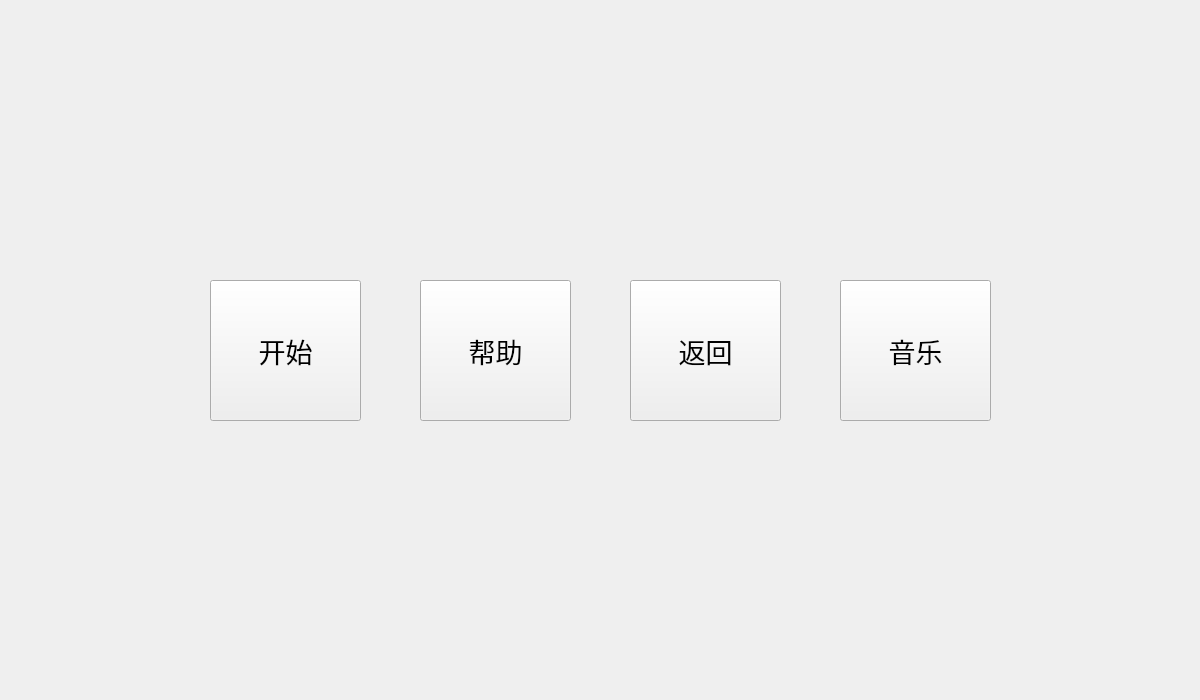
<?xml version="1.0" encoding="UTF-8"?>
<ui version="4.0">
 <class>subwidget</class>
 <widget class="QWidget" name="subwidget">
  <property name="geometry">
   <rect>
    <x>0</x>
    <y>0</y>
    <width>1200</width>
    <height>700</height>
   </rect>
  </property>
  <property name="windowTitle">
   <string>流浪地球</string>
  </property>
  <property name="styleSheet">
   <string notr="true"/>
  </property>
  <widget class="QPushButton" name="p4">
   <property name="geometry">
    <rect>
     <x>630</x>
     <y>280</y>
     <width>151</width>
     <height>141</height>
    </rect>
   </property>
   <property name="font">
    <font>
     <family>微软雅黑</family>
     <pointsize>20</pointsize>
    </font>
   </property>
   <property name="focusPolicy">
    <enum>Qt::NoFocus</enum>
   </property>
   <property name="styleSheet">
    <string notr="true"/>
   </property>
   <property name="text">
    <string>返回</string>
   </property>
  </widget>
  <widget class="QPushButton" name="p3">
   <property name="geometry">
    <rect>
     <x>840</x>
     <y>280</y>
     <width>151</width>
     <height>141</height>
    </rect>
   </property>
   <property name="font">
    <font>
     <family>微软雅黑</family>
     <pointsize>20</pointsize>
    </font>
   </property>
   <property name="focusPolicy">
    <enum>Qt::NoFocus</enum>
   </property>
   <property name="styleSheet">
    <string notr="true"/>
   </property>
   <property name="text">
    <string>音乐</string>
   </property>
  </widget>
  <widget class="QPushButton" name="p1">
   <property name="geometry">
    <rect>
     <x>210</x>
     <y>280</y>
     <width>151</width>
     <height>141</height>
    </rect>
   </property>
   <property name="font">
    <font>
     <family>微软雅黑</family>
     <pointsize>20</pointsize>
     <weight>50</weight>
     <bold>false</bold>
    </font>
   </property>
   <property name="focusPolicy">
    <enum>Qt::NoFocus</enum>
   </property>
   <property name="styleSheet">
    <string notr="true"/>
   </property>
   <property name="text">
    <string>开始</string>
   </property>
  </widget>
  <widget class="QPushButton" name="p2">
   <property name="geometry">
    <rect>
     <x>420</x>
     <y>280</y>
     <width>151</width>
     <height>141</height>
    </rect>
   </property>
   <property name="font">
    <font>
     <family>微软雅黑</family>
     <pointsize>20</pointsize>
    </font>
   </property>
   <property name="focusPolicy">
    <enum>Qt::NoFocus</enum>
   </property>
   <property name="styleSheet">
    <string notr="true"/>
   </property>
   <property name="text">
    <string>帮助</string>
   </property>
  </widget>
 </widget>
 <resources/>
 <connections/>
</ui>
